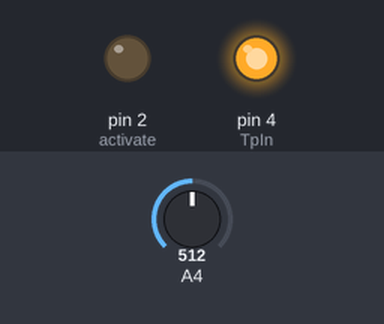
The sketch below on a simulated Arduino Uno, built with avr-gcc and run on an emulated ATmega328P. Parts: output pins drawn as LEDs (lit = HIGH). Inputs (shaded band) come from the test bench; at power-on: A4 = 512. Pins used as bus, display or sensor lines are not drawn; what the sketch prints to the serial monitor is not drawn.

Above: at 0.1 s.
Timing chart, 0 to 1.6 s (numbered marks = the images above):
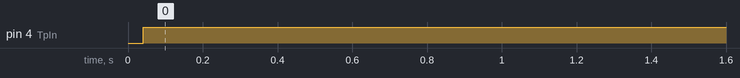

Measured:
- by itself, pin 4 (TpIn): LOW → HIGH at 0.04 s

The sketch:

DistanceSensorNoInterrupt.ino
```cpp
byte lastPORTD = B00000000;

unsigned long startMicros = 0;
unsigned long pulseDuration = 0;

#define echoIn 3//2 // In process of inverting echoIn and activate
#define activate 2//3
#define TpIn 4
#define TmIn 5

#define speedOfSound 340.29 // m/s

// Constants for the pulsing, must be matched to the other pin assignments

#define setTpIn PORTD |= (1 << PORTD4) //PORTD |= B00001000
#define resetTpIn PORTD &= ~(1 << PORTD4) //PORTD &= B11110111

#define setTmIn PORTD |= (1 << PORTD5) //PORTD |= B00010000
#define resetTmIn PORTD &= ~(1 << PORTD5) //PORTD &= B11101111

#define resetActivate PORTD &= ~(1 << PORTD2) //PORTD &= B11011111 // This doesn't even change but let's keep it

#define resetAll PORTD &= ~( (1 << PORTD2) & (1 << PORTD4) & (1 << PORTD5) ) // Resets TpIn, Tmin and Activate

float timeOfFlight = 0.0;
float measuredDistance = 0.0;

// Counter
unsigned long i = 0;

// Prototypes

unsigned long readDistance();
void sendPulse();

void setup()
{
  // Set pin modes
  pinMode(echoIn, INPUT);
  pinMode(activate, OUTPUT);
  pinMode(TpIn, OUTPUT);
  pinMode(TmIn, OUTPUT);

  // Make a voltimeter cause i aint got one
  pinMode(A4, INPUT);


  // Serial
  Serial.begin(9600);

}


void loop()
{
  Serial.println(analogRead(A4)*5.0/1023);
  timeOfFlight = (float)(readDistance());
  measuredDistance = timeOfFlight * 0.5 * 1e-6 / speedOfSound; // meters

  //Serial.print("Distance (m):");
  //Serial.println(measuredDistance);
  delay(500);

}

// Anytime we want to change pin assignments, we gotta change the binary words here
// since digitalRead/digitalWrite are too slow

// This implementation blocks the code
unsigned long readDistance()
{
  // Start the reading
  sendPulse(); // Send pulse, this blocks for a while
  startMicros = micros(); // Start counting from trig

  // Look for an edge in echoIn
  lastPORTD = PORTD;

  // TODO: Implement a timeout
  // Only evaluates to true when there's a change in PORTD3, our echoIn
  while ( ( (~(PORTD ^ lastPORTD)) & (1 << PORTD3) ))
  {
    lastPORTD = PORTD;
    i++;

    // Time out
    if (micros() - startMicros > 1000)
    {
      return 999999;
    }
    //delayMicroseconds(5);
  }


  // Measure time
  pulseDuration = micros() - startMicros;


  return pulseDuration;

}


void sendPulse()
{
  delayMicroseconds(150);
  /*We have seen a delay of 250uS when we've made tests
    between the 10us trig pulse and the 8 cycles burt. For some reasons, if I put 250us delay,
    I get 350 on the oscilloscope. That's why I've made a 150us delay.
  */
  resetActivate;

  setTpIn;
  resetTmIn;
  delayMicroseconds(12); // 12us so around 40KHz. Freq = 1/2*12us
  resetTpIn;
  setTmIn;
  delayMicroseconds(12);
  // We do this 8 times...
  setTpIn;
  resetTmIn;
  delayMicroseconds(12);
  resetTpIn;
  setTmIn;
  delayMicroseconds(12);

  setTpIn;
  resetTmIn;
  delayMicroseconds(12);
  resetTpIn;
  setTmIn;
  delayMicroseconds(12);

  setTpIn;
  resetTmIn;
  delayMicroseconds(12);
  resetTpIn;
  setTmIn;
  delayMicroseconds(12);

  setTpIn;
  resetTmIn;
  delayMicroseconds(12);
  resetTpIn;
  setTmIn;
  delayMicroseconds(12);

  setTpIn;
  resetTmIn;
  delayMicroseconds(12);
  resetTpIn;
  setTmIn;
  delayMicroseconds(12);

  setTpIn;
  resetTmIn;
  delayMicroseconds(12);
  resetTpIn;
  setTmIn;
  delayMicroseconds(12);

  setTpIn;
  resetTmIn;
  delayMicroseconds(12);

  resetAll; // D3, D4, D5 LOW  //We have finished the burst. We set everything to low

}
```
